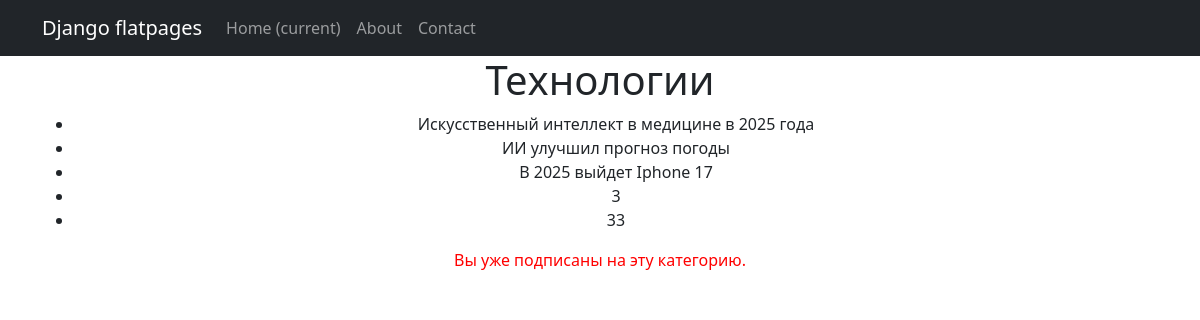
Screenshot of /category/12/ (signed in) with the database file from the repository.
### models_app/models.py (models this page shows, shortened)
class Category(models.Model):
    name = models.CharField(max_length=100, unique=True)
    subscribers = models.ManyToManyField(User, related_name='subscribed_categories', blank=True)

class Post(models.Model):
    ARTICLE = 'AR'
    NEWS = 'NW'
    POST_TYPE_CHOICES = [
        (ARTICLE, 'Article'),
        (NEWS, 'News'),
    ]
    author = models.ForeignKey(Author, on_delete=models.CASCADE, related_name='posts')
    post_type = models.CharField(max_length=2, choices=POST_TYPE_CHOICES, default=ARTICLE)
    created_at = models.DateTimeField(auto_now_add=True)
    categories = models.ManyToManyField(Category, related_name='posts')
    title = models.CharField(max_length=255)
    content = models.TextField()
    rating = models.IntegerField(default=0)

### appointment_app/views.py (the view, shortened to what this page needs)
# urls.py: path('category/<int:pk>/', SubscribeToCategoryView.as_view(), name='category_detail'),
class SubscribeToCategoryView(LoginRequiredMixin, DetailView):
    model = Category
    template_name = 'appointment_app/subscribe_category.html'
    context_object_name = 'category'
    def get_context_data(self, **kwargs):
        context = super().get_context_data(**kwargs)
        category = self.get_object()
        context['news'] = category.posts.filter(post_type=Post.NEWS)
        context['is_subscribed'] = category.subscribers.filter(id=self.request.user.id).exists()
        return context

### appointment_app/templates/appointment_app/subscribe_category.html
{% extends 'flatpages/default.html' %}
{% block content %}
<h1>{{ category.name }}</h1>
<ul>
    {% for post in news %}
        <li>{{ post.title }}</li>
    {% endfor %}
</ul>
{% if is_subscribed %}
    <p style="color:red">Вы уже подписаны на эту категорию.</p>
{% else %}
    <form action="{% url 'category_detail' category.id %}" method="post">
        {% csrf_token %}
        <button type="submit">Подписаться</button>
    </form>
{% endif %}
{% endblock content %}

### rows the page displays
Category: name "Технологии"
Post: title "Искусственный интеллект в медицине в 2025 года"
Post: title "ИИ улучшил прогноз погоды"
Post: title "В 2025 выйдет Iphone 17"
Post: title "3"
Post: title "33"
